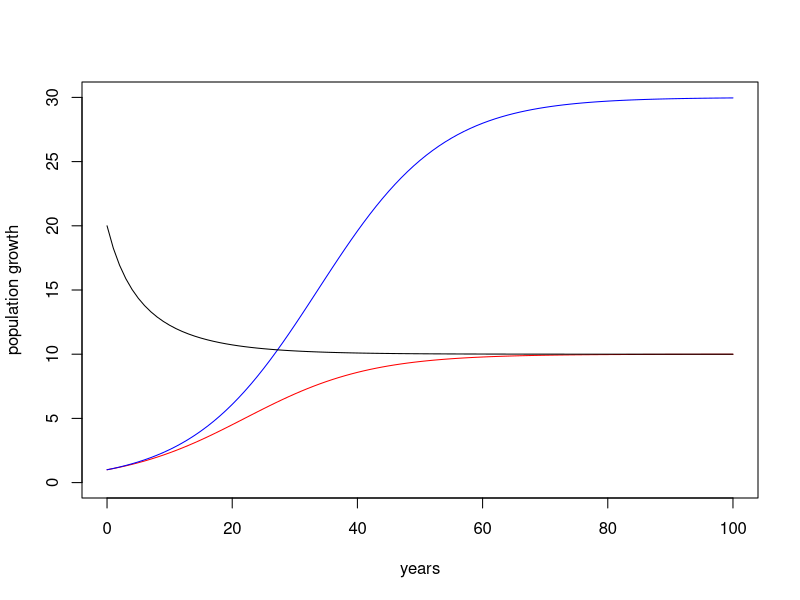
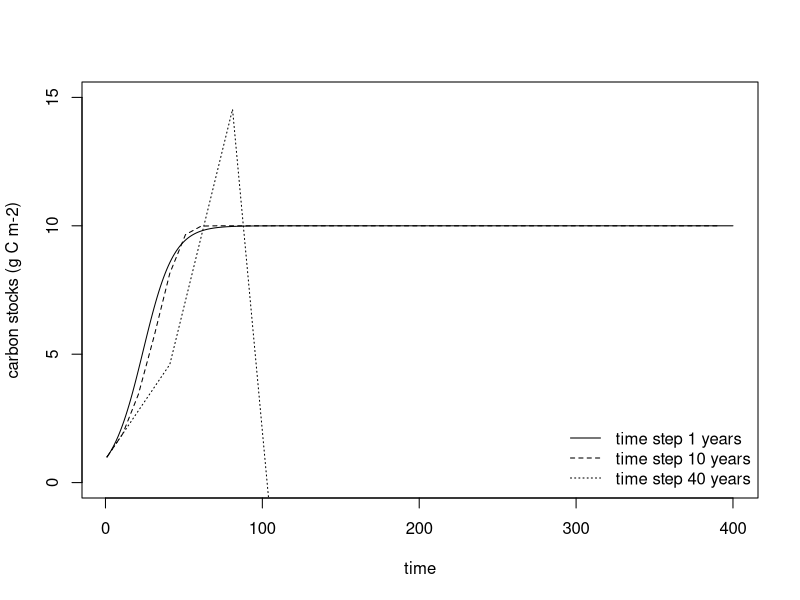
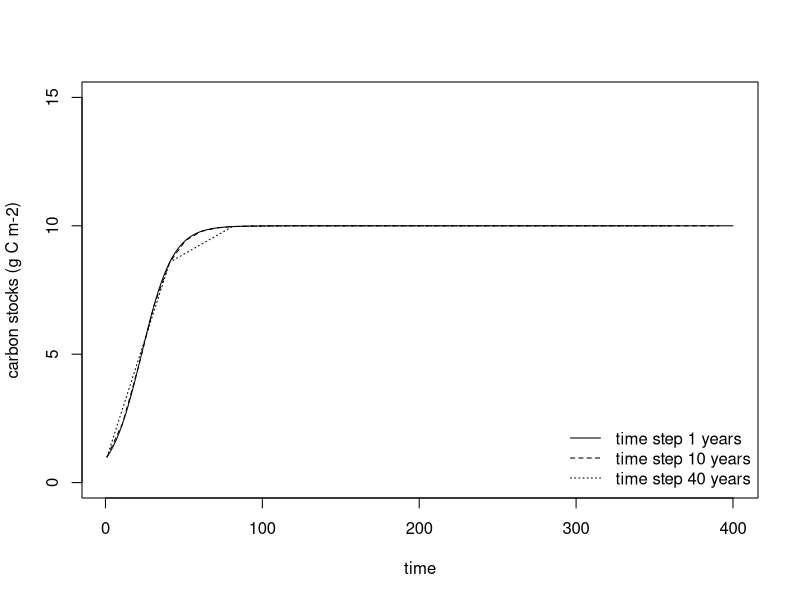

Write the R code that produced these figures, in order.
## ---- chunk 1
knitr::opts_chunk$set(echo = TRUE, root.dir = FALSE)
## ---- chunk 2
#analytical function
logistic_growth <- function(x, No, K, r){
  #note that the function MUST have x as the first argument and x is the thing that R will vary to make the curve.  I always convert the x to the variable that it represents in the code (in this case, the variable t)
  t <- x
  c = (K/No) -1
  
  N <-  K / (1 + c * exp(-r * t))
}
## ---- chunk 3
  curve(logistic_growth(x, No = 1, K = 10, r = 0.1), ylim = c(0,30),from = 0, to = 100, col = 'red', xlab = 'years', ylab = 'population growth')
  curve(logistic_growth(x, No = 1, K = 30, r = 0.1),from = 0, to = 100, add=TRUE, col = 'blue')
  curve(logistic_growth(x, No = 20, K = 10, r = 0.1),from = 0, to = 100,  add=TRUE)
  
  #analytical

## ---- chunk 4

#HERE IS OUR MODEL
logistic_function <- function(t, states, parms){
  #"UNPACK" STATES TO THE ACTUAL NAMES
  N <- states[1]
  
  #"UNPACK" parms TO THE ACTUAL NAMES
  K <- parms[1]
  r <- parms[2]
  
#    c = (K/No) -1

#WRITE FLUX EQUATIONS HERE
Netgrowth <- r * N * (1-(N/K)) #numerical
   
  #WRITE DERIVATIVES HERE
  dndt <- Netgrowth

  #RETURN A LIST OF THE DERIVATIVES
  return(list(c(dndt)))
}

## ---- chunk 5
####time step 1####
simulation_time <- 400 #YEARS
dt <- 1  #NUMBER OF YEARS PER TIME STEP
Atimes <- seq(1, simulation_time, by = dt)
#(r = 0.1, K=10, and No= 1)
#PARAMETERS
parms <- c(
  10,  #K
  0.1) # r
#INITIAL STATES (THE MODEL STARTING POINT)
yini <- c(1) #No
nstates <- 1  #NUMBER OF STOCKS OR STATES IN MODEL
statesA <- array(NA, dim = c(length(Atimes), nstates))
statesA[1] <- yini
for(t in 2:length(Atimes)){

  #First call the differential equation function by passing the current time step, the previous values of the state variables, and the parameters
  derivatives <- logistic_function(t = Atimes[t], 
                                     states = statesA[t - 1, ], 
                                     parms = parms)
  
  #Then add the derivatives to the previous values. 
  statesA[t, 1] <- statesA[t - 1, 1] + derivatives[[1]][1] * dt
}

df_statesA <- data.frame(
  Atimes = Atimes,
  Carbon_Stocks = statesA[, 1]
)


####time step 10####
simulation_time <- 400 #YEARS
dt <- 10  #NUMBER OF YEARS PER TIME STEP
Btimes <- seq(1, simulation_time, by = dt)
#(r = 0.1, K=10, and No= 1)
#PARAMETERS
parms <- c(
  10,  #K
  0.1) # r
#INITIAL STATES (THE MODEL STARTING POINT)
yini <- c(1) #No
nstates <- 1  #NUMBER OF STOCKS OR STATES IN MODEL
statesB <- array(NA, dim = c(length(Btimes), nstates))
statesB[1] <- yini
for(t in 2:length(Btimes)){

  #First call the differential equation function by passing the current time step, the previous values of the state variables, and the parameters
  derivatives <- logistic_function(t = Btimes[t], 
                                     states = statesB[t - 1, ], 
                                     parms = parms)
  
  #Then add the derivatives to the previous values. 
  statesB[t, 1] <- statesB[t - 1, 1] + derivatives[[1]][1] * dt
}

df_statesB <- data.frame(
  Btimes = Btimes, 
  Carbon_Stocks = statesB[, 1] 
)


####time step 40####
simulation_time <- 400 #YEARS
dt <- 40  #NUMBER OF YEARS PER TIME STEP
Ctimes <- seq(1, simulation_time, by = dt)
#(r = 0.1, K=10, and No= 1)
#PARAMETERS
parms <- c(
  10,  #K
  0.1) # r
#INITIAL STATES (THE MODEL STARTING POINT)
yini <- c(1) #No
nstates <- 1  #NUMBER OF STOCKS OR STATES IN MODEL
statesC <- array(NA, dim = c(length(Ctimes), nstates))
statesC[1] <- yini
for(t in 2:length(Ctimes)){

  #First call the differential equation function by passing the current time step, the previous values of the state variables, and the parameters
  derivatives <- logistic_function(t = Ctimes[t], 
                                     states = statesC[t - 1, ], 
                                     parms = parms)
  
  #Then add the derivatives to the previous values. 
  statesC[t, 1] <- statesC[t - 1, 1] + derivatives[[1]][1] * dt
}

df_statesC <- data.frame(
  Ctimes = Ctimes, 
  Carbon_Stocks = statesC[, 1]  
)




plot(df_statesA[,1], df_statesA[,2], type = "l", col = "black", lty = "solid", xlab = "time", ylab = "carbon stocks (g C m-2)", ylim = c(0, 15))
points(df_statesB[,1], df_statesB[,2], type = "l",col = "black", lty = "dashed")
points(df_statesC[,1], df_statesC[,2], type = "l", col = "black", lty = "dotted")
legend("bottomright", c("time step 1 years", "time step 10 years", "time step 40 years"), 
       lty = c("solid","dashed", "dotted"), col = c("black","black"), bty = "n")

## ---- chunk 6

#HERE IS OUR MODEL
this_logistic  <- function(t, states, parms){
  
  #"UNPACK" STATES TO THE ACTUAL NAMES
  N <- states[1]
  
  #"UNPACK" parms TO THE ACTUAL NAMES
  K <- parms[1]
  r <- parms[2]

 #WRITE FLUX EQUATIONS HERE
Netgrowth <- r * N * (1-(N/K)) #numerical
   
  #WRITE DERIVATIVES HERE
  dndt <- Netgrowth

  #RETURN A LIST OF THE DERIVATIVES
  return(list(c(dndt)))
}


                                                        ####FIRST SIMULATION TIME STEP 1####
#PARAMETERS
simulation_time <- 400 #YEARS
dt <- 1  #NUMBER OF YEARS PER TIME STEP
times <- seq(1, simulation_time, by = dt)
#(r = 0.1, K=10, and No= 1)
#PARAMETERS
parms <- c(
  10,  #K
  0.1) # r
#INITIAL STATES (THE MODEL STARTING POINT)
yini <- c(1) #No
nstates <- 1  #NUMBER OF STOCKS OR STATES IN MODEL
statesA <- array(NA, dim = c(length(Atimes), nstates))
statesA[1] <- yini

#THIS IS WHERE THE MODEL IS RUN.  MAKE SURE THE FUNCTION ("func") 
#MATCHES YOUR FUNCTION NAME ABOVE
#"out" IS MODEL STATES AT EACH TIME STEP IN "times"
if (!"deSolve" %in% installed.packages()) install.packages("deSolve")
library(deSolve)

output1 <- ode(y = yini, 
              times = times, 
              func = this_logistic, 
              parms = parms, 
              method = "ode45")

                                                        ####SECOND SIMULATION TIME STEP 10####
#PARAMETERS
simulation_time <- 400 #YEARS
dt <- 10  #NUMBER OF YEARS PER TIME STEP
times <- seq(1, simulation_time, by = dt)
#(r = 0.1, K=10, and No= 1)
#PARAMETERS
parms <- c(
  10,  #K
  0.1) # r
#INITIAL STATES (THE MODEL STARTING POINT)
yini <- c(1) #No
nstates <- 1  #NUMBER OF STOCKS OR STATES IN MODEL
statesA <- array(NA, dim = c(length(Atimes), nstates))
statesA[1] <- yini

#THIS IS WHERE THE MODEL IS RUN.  MAKE SURE THE FUNCTION ("func") 
#MATCHES YOUR FUNCTION NAME ABOVE
#"out" IS MODEL STATES AT EACH TIME STEP IN "times"
if (!"deSolve" %in% installed.packages()) install.packages("deSolve")
library(deSolve)

output2 <- ode(y = yini, 
              times = times, 
              func = this_logistic, 
              parms = parms, 
              method = "ode45")

                                                      ####THIRD SIMULATION TIME STEP 40####
#PARAMETERS
simulation_time <- 400 #YEARS
dt <- 40  #NUMBER OF YEARS PER TIME STEP
times <- seq(1, simulation_time, by = dt)
#(r = 0.1, K=10, and No= 1)
#PARAMETERS
parms <- c(
  10,  #K
  0.1) # r

#THIS IS WHERE THE MODEL IS RUN.  MAKE SURE THE FUNCTION ("func") 
#MATCHES YOUR FUNCTION NAME ABOVE
#"out" IS MODEL STATES AT EACH TIME STEP IN "times"
if (!"deSolve" %in% installed.packages()) install.packages("deSolve")
library(deSolve)

output3 <- ode(y = yini, 
              times = times, 
              func = this_logistic, 
              parms = parms, 
              method = "ode45")


## ---- chunk 7

plot(output1[,1], output1[,2], type = "l", col = "black", lty = "solid", xlab = "time", ylab = "carbon stocks (g C m-2)", ylim = c(0, 15))
points(output2[,1], output2[,2], type = "l",col = "black", lty = "dashed")
points(output3[,1], output3[,2], type = "l", col = "black", lty = "dotted")
legend("bottomright", c("time step 1 years", "time step 10 years", "time step 40 years"), 
       lty = c("solid","dashed", "dotted"), col = c("black","black"), bty = "n")
